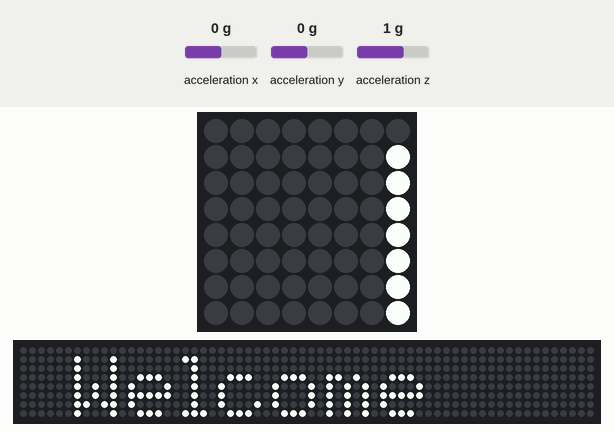
Simulated run of this program. Board: Raspberry Pi (BCM pin numbers) with a Sense HAT. Parts: the Sense HAT's 8×8 RGB LED matrix, a strip that is not on the board, showing the scrolling text unrolled. The test bench sets the inputs (shaded band); at power-on: acceleration x 0 g, acceleration y 0 g, acceleration z 1 g. Random numbers come from a fixed seed; the 64×8 strip is a reading aid, not a part: it shows the text the matrix is scrolling, unrolled, one strip-width of it at a time.

Above: at 0.38 s.
At 6.36 s:
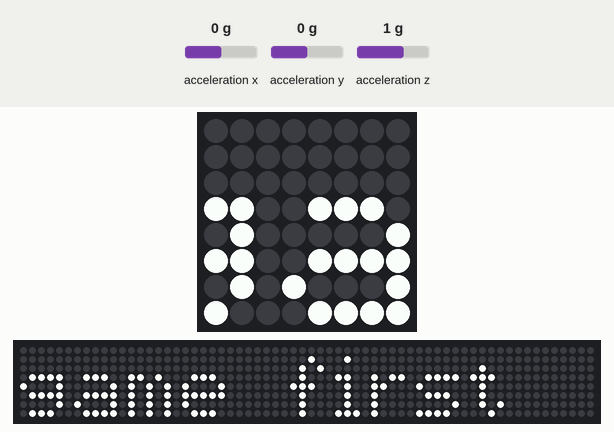
At 12.31 s:
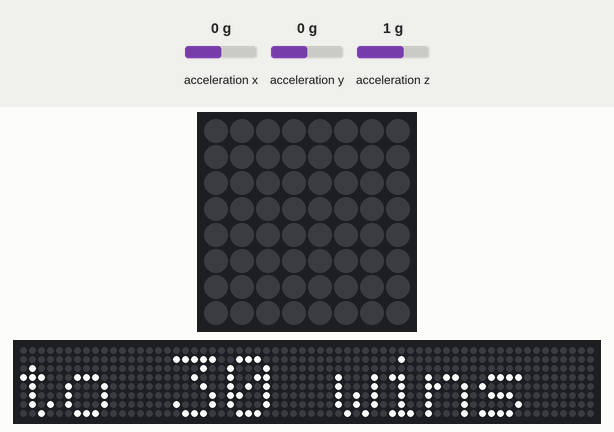
At 14.77 s:
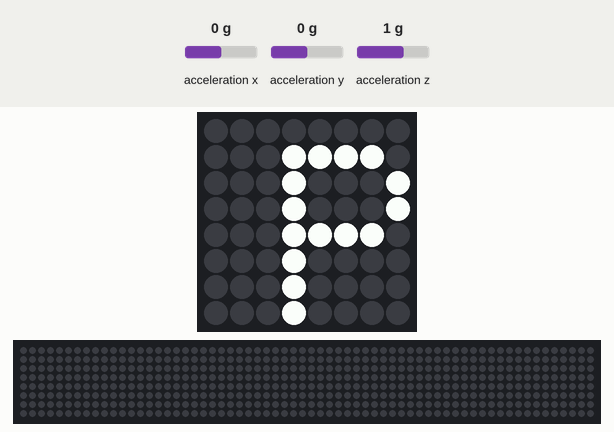
At 17.65 s:
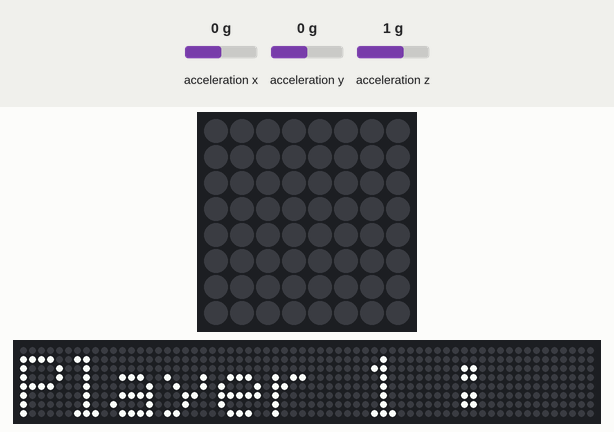
At 21.82 s:
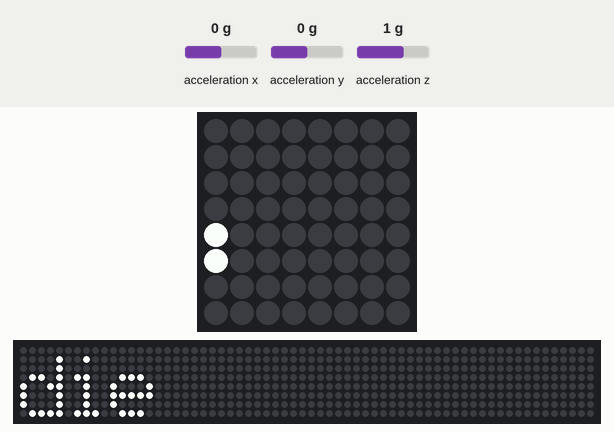

The program:

game.py
```python
from Player import *
import ElectronicDie
import time
from datetime import datetime
import csv
from sense_hat import SenseHat


class Game:

    NUM_PLAYERS = 2
    WINING_SCORE = 30
    SCROLL_SPEED = 0.05


    def __init__(self):
        self.__game_running = True
        self.__players = []
        self.winning_player = None
        self.sense = SenseHat()


    def __add_players(self):
        x = 1
        while x <= Game.NUM_PLAYERS:
            self.__players.append(Player(x))
            x += 1

    def check_for_winner(self):
        winner = False
        for player in self.__players:
            if player.get_score() >= Game.WINING_SCORE:
                winner = True
                self.winning_player = player
        if winner:
            self.sense.show_message("Player " + str(self.winning_player.get_name()) + " has won the game !!!", scroll_speed= Game.SCROLL_SPEED)
            self.__game_running = False

        return winner

    def write_to_file(self):
        try:
            #check if file exists
            csvWinner = open('winner.csv', 'r')
        except:
            csvWinner = open('winner.csv', 'w')
            #Writing fields (player, score, time) to csv file
            fieldnames = ['player','score','time']
            writeHeader= csv.DictWriter(csvWinner,fieldnames=fieldnames)
            writeHeader.writeheader()
            csvWinner.close()

        #Writing new game winner to csv file
        csvWinner = open('winner.csv', 'a')
        with csvWinner:
            writer= csv.writer(csvWinner)
            now = datetime.now()
            date = now.strftime("%m/%d/%y, %H:%M:%S")
            game = [str(self.winning_player.get_name()),str(self.winning_player.get_score()), date]
            writer.writerow(game)
            csvWinner.close()

    def play_game(self):

        self.sense.show_message(" Welcome to the die game first to "+ str(Game.WINING_SCORE) +" wins ", scroll_speed= Game.SCROLL_SPEED)

        time.sleep(2)

        game_dice = ElectronicDie.die()

        self.__add_players()

        dice_value = None

        while self.__game_running:
            for player in self.__players:
                self.sense.show_message("Player " + str(player.get_name()) + " : " + " shake the die", scroll_speed= Game.SCROLL_SPEED)

                #Player shakes die
                while dice_value is None:
                    dice_value = game_dice.shake()

                player.add_to_score(dice_value)

                self.sense.show_message("player "+ str(player.get_name()) +" score : " + str(player.get_score()), scroll_speed= Game.SCROLL_SPEED)

                if self.check_for_winner():
                    self.write_to_file()
                    break

                time.sleep(2)


                dice_value = None

Game().play_game()
```

Player.py
```python
class Player:

    def __init__(self,name):
    	self.__score = 0
    	self.__name = name

    def add_to_score(self,score_to_add):
    	if score_to_add > 0 and score_to_add <= 6:
    		self.__score += score_to_add
    	else:
    		print("Not Valid Score")

    def get_score(self):
    	return self.__score

    def get_name(self):
    	return self.__name
```

ElectronicDie.py
```python
from sense_hat import SenseHat
import time
import random
from datetime import datetime


class die:
    def __init__(self):
        self.sense_hat = SenseHat()
        self.__score = None

    def accel(self):
        acceleration = self.sense_hat.get_accelerometer_raw()
        x = acceleration['x']
        y = acceleration['y']
        z = acceleration['z']

        x = abs(x)
        y = abs(y)
        z = abs(z)
        #return values of acceleration from raspberry pi
        return x,y,z

    def shake(self):
        x,y,z = self.accel()
        #once pi reaches an acceleration, it will return die roll value
        if x >2 or y>2 or z>2:
                self.__die_roll = random.randrange(1,6)
                self.sense_hat.show_message(str(self.__die_roll), text_colour =(0,255,0))
                return self.__die_roll
```
